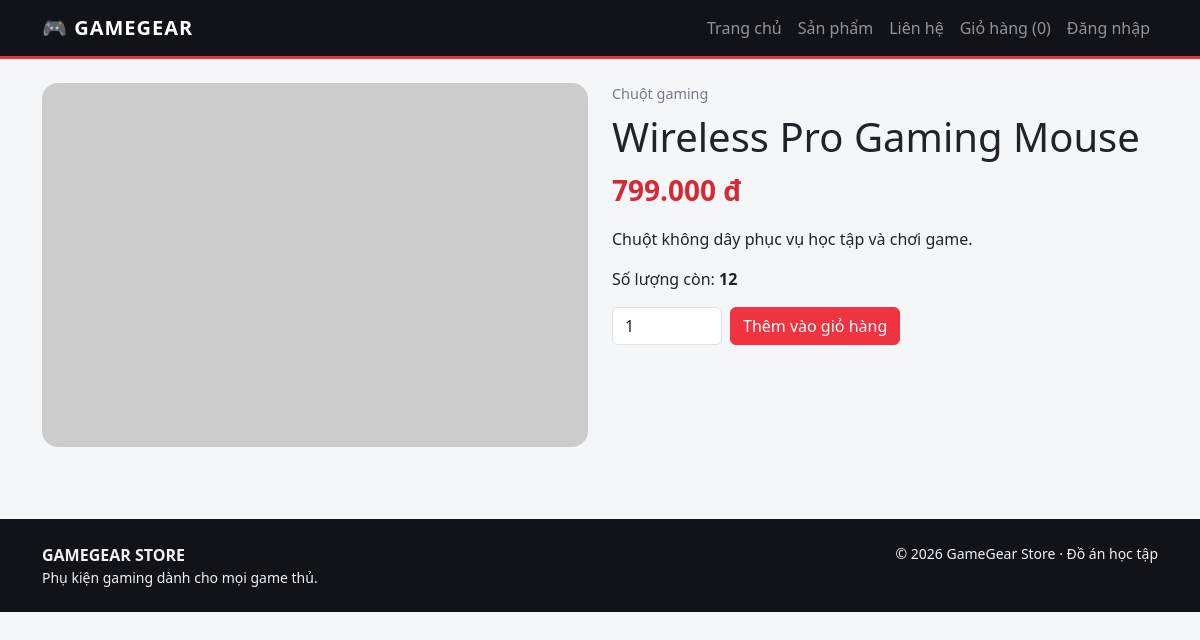
Screenshot of /product.php?id=5 with the database file from the repository.
### tables this page shows
CREATE TABLE products (
 product_id INT AUTO_INCREMENT PRIMARY KEY,
 category_id INT NULL,
 product_name VARCHAR(180) NOT NULL,
 price DECIMAL(12,2) NOT NULL DEFAULT 0 CHECK(price >= 0),
 quantity INT NOT NULL DEFAULT 0 CHECK(quantity >= 0),
 image VARCHAR(500) NULL,
 description TEXT NULL,
 created_at DATETIME NOT NULL DEFAULT CURRENT_TIMESTAMP,
 CONSTRAINT fk_products_category FOREIGN KEY(category_id) REFERENCES categories(category_id) ON UPDATE CASCADE ON DELETE SET NULL,
 INDEX idx_products_name(product_name), INDEX idx_products_category(category_id)
);

CREATE TABLE categories (
 category_id INT AUTO_INCREMENT PRIMARY KEY,
 category_name VARCHAR(100) NOT NULL UNIQUE,
 description TEXT NULL
);

### config.php (called while the page is built, shortened)
<?php
function e($value) { return htmlspecialchars((string)$value, ENT_QUOTES, 'UTF-8'); }
function money($value) { return number_format((float)$value, 0, ',', '.') . ' đ'; }
?>

### product.php (the view)
<?php require 'config.php'; $id=(int)($_GET['id']??0);$st=$pdo->prepare('SELECT p.*,c.category_name FROM products p LEFT JOIN categories c ON p.category_id=c.category_id WHERE p.product_id=?');$st->execute([$id]);$p=$st->fetch();if(!$p){http_response_code(404);exit('Không tìm thấy sản phẩm. <a href="products.php">Quay lại</a>');}$pageTitle=$p['product_name'];$msg='';if($_SERVER['REQUEST_METHOD']==='POST'){$qty=max(1,(int)($_POST['quantity']??1));if($p['quantity']<1)$msg='Sản phẩm đã hết hàng.';elseif($qty>$p['quantity'])$msg='Số lượng vượt quá tồn kho.';else{$_SESSION['cart'][$id]=min($p['quantity'],($_SESSION['cart'][$id]??0)+$qty);header('Location: cart.php');exit;}}require 'includes/header.php';?><div class="row g-4"><div class="col-md-6"><img class="img-fluid rounded-4 w-100" style="max-height:480px;object-fit:cover" src="<?= e($p['image'] ?: 'https://placehold.co/800x600?text=GameGear') ?>" alt="<?= e($p['product_name']) ?>"></div><div class="col-md-6"><div class="small-muted mb-2"><?= e($p['category_name']??'Phụ kiện') ?></div><h1><?= e($p['product_name']) ?></h1><p class="price fs-3"><?= money($p['price']) ?></p><p><?= nl2br(e($p['description'])) ?></p><p>Số lượng còn: <strong><?= (int)$p['quantity'] ?></strong></p><?php if($msg): ?><div class="alert alert-warning"><?= e($msg) ?></div><?php endif; ?><form method="post" class="d-flex gap-2"><input type="number" class="form-control" style="max-width:110px" name="quantity" min="1" max="<?= (int)$p['quantity'] ?>" value="1"><button class="btn btn-red" <?= $p['quantity']<1?'disabled':'' ?>>Thêm vào giỏ hàng</button></form></div></div><?php require 'includes/footer.php';?>

### assets/css/style.css (style rules this page uses)
:root { --gg-red:#ef3340;--gg-dark:#111318;--gg-panel:#1a1d24 }
body { background:#f5f6f8;color:#20232a;font-family:system-ui,-apple-system,Segoe UI,sans-serif }
.btn-red { background:var(--gg-red);border-color:var(--gg-red);color:white }
.price { color:#d52a36;font-size:1.1rem;font-weight:800 }
.small-muted { color:#747b87;font-size:.9rem }

### rows the page displays
products: category.category_name "Chuột gaming", product_name "Wireless Pro Gaming Mouse", price "799.000 đ", description "Chuột không dây phục vụ học tập và chơi game.", quantity "12"

### other values shown
array_sum($_SESSION['cart'] ?? []) "0"
